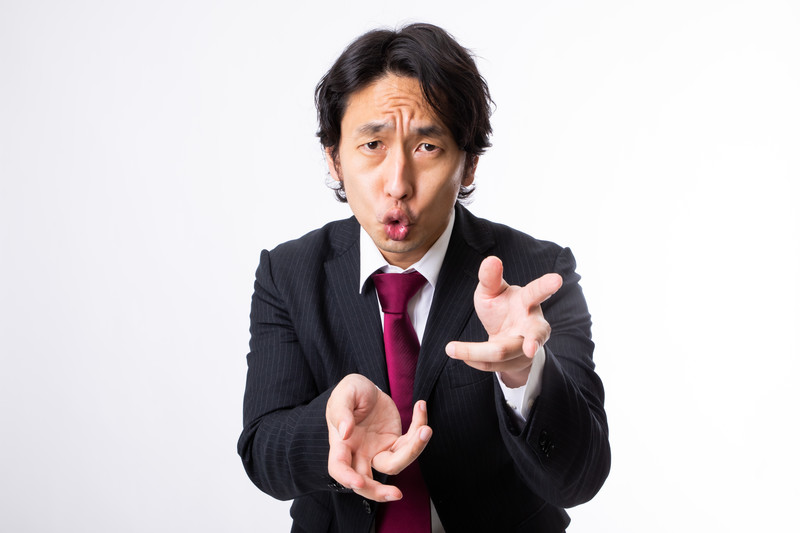
#> input picture img/tsuru512006_TP_V4.jpg, 800 x 533 px
$ python faceArea.py
#> lines starting #> are read from the running program, lines starting #| are printed output that depends on the picture; after the words box and inside, x2 and y2 are one past the last pixel; in counts of white or black regions, pixels touching at a corner belong together
from __future__ import annotations

import cv2
import numpy as np


class FaceArea:
    "顔面"

    # [50 lines left out: functions __init__, getGrayImage, faceArea, clip, norm64, not called in this run]


def getGrayImage(imgPath: str) -> np.ndarray:
    "imgPathの画像をグレースケールにしてndarrayで返す(h, w)"
#> called with imgPath = './img/tsuru512006_TP_V4.jpg'
    img = cv2.imread(imgPath)
#> img is the input picture: shape (533, 800, 3); mean B, G, R 193.8, 191.6, 197.5
    img_gray = cv2.cvtColor(img, cv2.COLOR_BGR2GRAY)
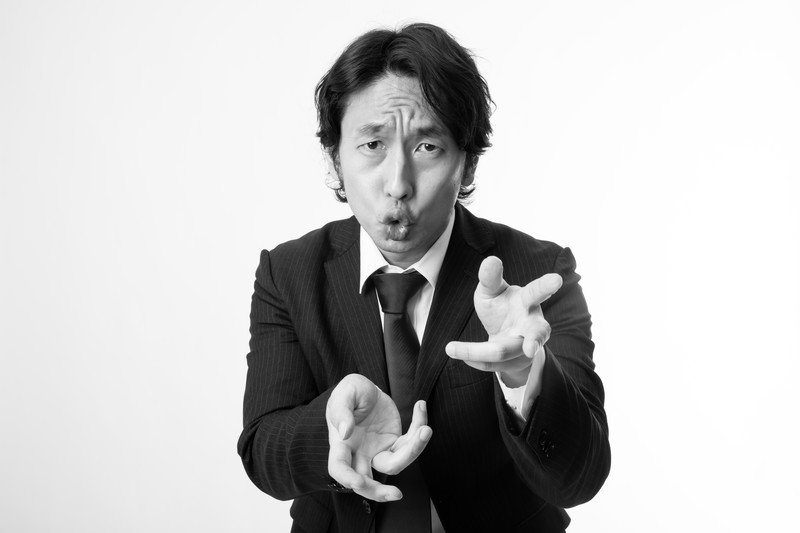
#> img_gray: shape (533, 800); min 0, max 255, mean 193.6
    cv2.imwrite('img/img_gray.png', img_gray)
    return img_gray


# 分類機のパス
cascade_path = "./model/haarcascade_frontalface_default.xml"

# 顔領域をtupleで返す(x, y, w, h)


def faceArea(img: np.ndarray) -> tuple[tuple[int], np.ndarray]:
    tmpImg = img
    result = None
    # 分類機の特徴量を取得
    cascade = cv2.CascadeClassifier(cascade_path)
    # 顔領域を取得
    faceareas = cascade.detectMultiScale(tmpImg)
#> faceareas = [[321, 84, 158, 158]]
    # 取得した顔領域からx, y, w, hを取って黒、太さ2の四角形を書き込む
    for x, y, w, h in faceareas:
        cv2.rectangle(tmpImg, (x, y), (x + w, y + h), 0, thickness=2)
        result = (x, y, w, h)
#> this loop made 1 pass
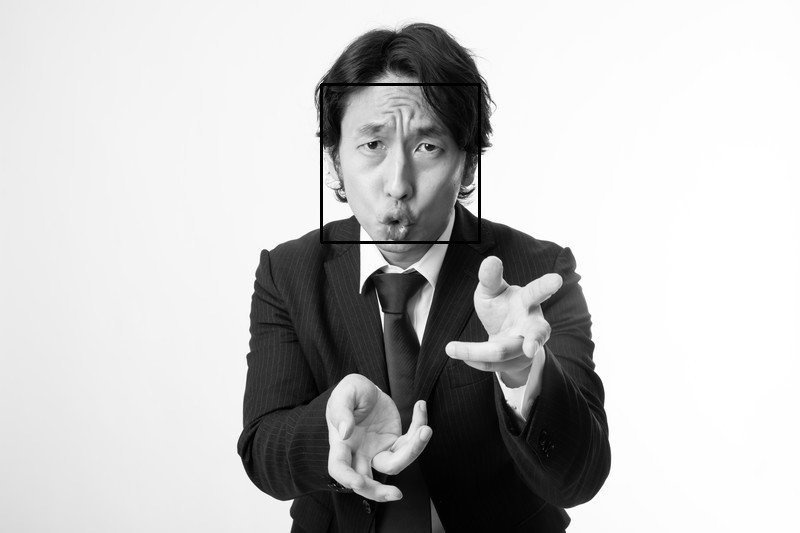
#> tmpImg: shape (533, 800); 0.44% of pixels changed, all inside (x1, y1, x2, y2) = (320, 83, 481, 244)
    cv2.imwrite('img/output.png', tmpImg)
    if(result != None):
        return result, img
    else:
        return (0, 0, 0, 0)

# これはテストコード


def main():
    path = './img/tsuru512006_TP_V4.jpg'
    t = faceArea(getGrayImage(path))
    print(t)
#> (printed output is left out)


if __name__ == '__main__':
    main()
